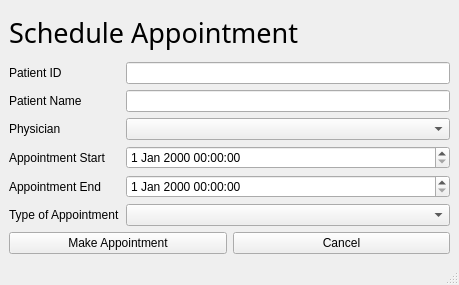
<?xml version="1.0" encoding="UTF-8"?>
<ui version="4.0">
 <class>MainWindow</class>
 <widget class="QMainWindow" name="MainWindow">
  <property name="geometry">
   <rect>
    <x>0</x>
    <y>0</y>
    <width>459</width>
    <height>280</height>
   </rect>
  </property>
  <property name="windowTitle">
   <string>MainWindow</string>
  </property>
  <widget class="QWidget" name="centralwidget">
   <layout class="QVBoxLayout" name="verticalLayout">
    <item>
     <widget class="QLabel" name="label">
      <property name="minimumSize">
       <size>
        <width>0</width>
        <height>47</height>
       </size>
      </property>
      <property name="font">
       <font>
        <family>Segoe Print</family>
        <pointsize>20</pointsize>
       </font>
      </property>
      <property name="toolTip">
       <string>&lt;html&gt;&lt;head/&gt;&lt;body&gt;&lt;p&gt;&lt;br/&gt;&lt;/p&gt;&lt;/body&gt;&lt;/html&gt;</string>
      </property>
      <property name="text">
       <string>Schedule Appointment</string>
      </property>
     </widget>
    </item>
    <item>
     <layout class="QFormLayout" name="scheduleForm">
      <item row="0" column="0">
       <widget class="QLabel" name="patientIDLabel">
        <property name="text">
         <string>Patient ID</string>
        </property>
       </widget>
      </item>
      <item row="0" column="1">
       <widget class="QLineEdit" name="patientIDInput"/>
      </item>
      <item row="1" column="0">
       <widget class="QLabel" name="patientnameLabel">
        <property name="text">
         <string>Patient Name</string>
        </property>
       </widget>
      </item>
      <item row="1" column="1">
       <widget class="QLineEdit" name="patientnameInput">
        <property name="enabled">
         <bool>true</bool>
        </property>
       </widget>
      </item>
      <item row="2" column="0">
       <widget class="QLabel" name="physicianLabel">
        <property name="text">
         <string>Physician</string>
        </property>
       </widget>
      </item>
      <item row="2" column="1">
       <widget class="QComboBox" name="physicianInput"/>
      </item>
      <item row="3" column="0">
       <widget class="QLabel" name="apptStartLabel">
        <property name="text">
         <string>Appointment Start</string>
        </property>
       </widget>
      </item>
      <item row="3" column="1">
       <widget class="QDateTimeEdit" name="apptStartInput"/>
      </item>
      <item row="5" column="0">
       <widget class="QLabel" name="apptTypeLabel">
        <property name="text">
         <string>Type of Appointment</string>
        </property>
       </widget>
      </item>
      <item row="5" column="1">
       <widget class="QComboBox" name="apptTypeInput"/>
      </item>
      <item row="4" column="0">
       <widget class="QLabel" name="apptStopLabel">
        <property name="text">
         <string>Appointment End</string>
        </property>
       </widget>
      </item>
      <item row="4" column="1">
       <widget class="QDateTimeEdit" name="apptStopInput"/>
      </item>
     </layout>
    </item>
    <item>
     <layout class="QHBoxLayout" name="confirmBtns">
      <item>
       <widget class="QPushButton" name="makeBtn">
        <property name="text">
         <string>Make Appointment</string>
        </property>
       </widget>
      </item>
      <item>
       <widget class="QPushButton" name="cancelBtn">
        <property name="text">
         <string>Cancel</string>
        </property>
       </widget>
      </item>
     </layout>
    </item>
   </layout>
  </widget>
  <widget class="QStatusBar" name="statusbar"/>
 </widget>
 <resources/>
 <connections/>
</ui>
